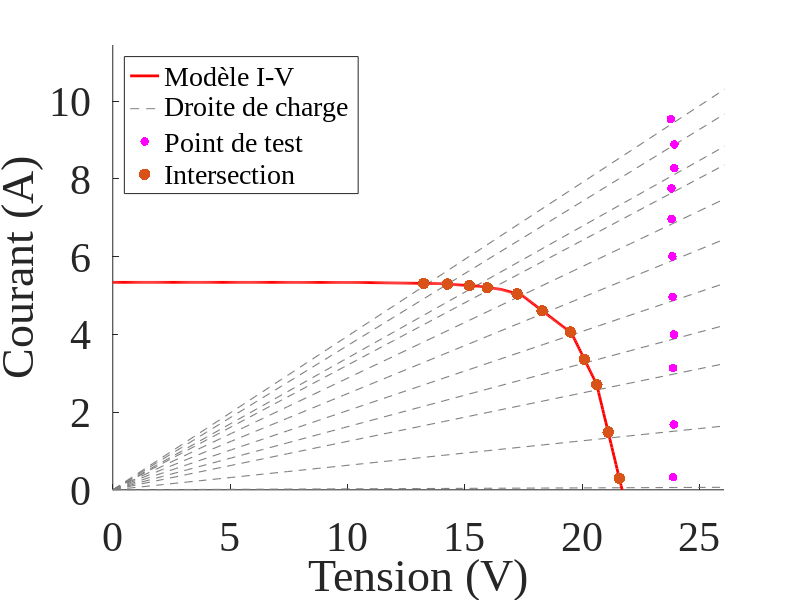

Write MATLAB code to recreate this figure.
clc; clear; close all;
%% 1) Panel Parameters

Vmp = 17.4; % Maximum Power Voltage (V)
Imp = 5.02;  % Maximum Power Current (A)
Voc = 21.7; % Open-Circuit Voltage (V)
Isc = 5.34;  % Short-Circuit Current (A)

%% 2) Simplified exponential equation constant

% This constant 'c' is derived from a simplified exponential model,

c = - (Voc - Vmp) / log(1 - Imp / Isc);

%% 3) Characteristic Points for the linear interpolation

points_V = [
    0;
    0.2 * Vmp;
    0.4 * Vmp;
    0.6 * Vmp;
    0.8 * Vmp;       
    0.9 * Vmp;
    0.95 * Vmp;
    Vmp;
    (Vmp + Voc) / 2;          
    0.9 * Voc;
    0.95 * Voc;
    Voc
];
points_I = Isc * (1 - exp((points_V - Voc) / c)); % Current derived from the simplified exp model

%% 4) Linear Interpolation

% Initialization of coefficients for the linear interpolation
coeffs = zeros(length(points_V) - 1, 2);
for i = 1:length(points_V) - 1
    a = (points_I(i + 1) - points_I(i)) / (points_V(i + 1) - points_V(i));
    b = points_I(i) - a * points_V(i);
    coeffs(i,:) = [a, b]; % Store [a, b] in each row
end
pv_model = @(V_in) piecewise_pv_model(V_in, points_V, coeffs);
function I_out = piecewise_pv_model(V_in, points_V, coeffs)
    I_out = zeros(size(V_in)); % Initialize the output current array
    for k = 1:numel(V_in) % Iterate over each voltage input
        V = V_in(k);
        found = false;
        for i = 1:length(points_V) - 1
            % Use a small tolerance for floating-point comparisons
            tol = 1e-9;
            if (V >= (points_V(i) - tol) && V <= (points_V(i + 1) + tol))
                a = coeffs(i, 1);
                b = coeffs(i, 2);
                I_out(k) = a * V + b;
                found = true;
                break;
            end
        end
        if ~found
            % If V is outside all segments, typically 0 for V > Voc and V < 0
            if V < points_V(1) || V > points_V(end)
                 I_out(k) = 0; % Or handle as needed
            else
                 % This case should ideally not be reached if segments cover the range
                 I_out(k) = NaN; 
            end
        end
    end
end

%% 5) Provided Data: (R, V_test, I_test, V*, I*)
measurements = [
    
     % ---------------------KC200GT---------------------
     % 3.699029126,30.056282,7.876191,15.578393,4.082288;
     % 4.289340102,30.050781,7.080119,17.230631,4.059626;
     % 4.693298969,29.872391,6.489758,18.552963,4.030620;
     % 4.913265306,29.879427,6.065750,19.599977,3.978944;
     % 5.397849462,29.889881,5.765186,20.419359,3.938504;
     % 5.911111111,29.917889,5.258528,21.612139,3.798665;
     % 6.507204611,29.941908,4.745583,22.879311,3.626210;
     % 7.993311037,29.952457,3.937661,24.182100,3.179068;
     % 9.636015326,29.963566,3.255278,25.403482,2.759865;
     % 12.20283019,29.978542,2.608978,26.099630,2.271403;
     % 15.66272189,29.987871,2.071892,26.694136,1.844324;
     % 40.19117647,29.994781,0.951167,27.493385,0.871845;
     % 410.2941176,30.012428,0.284112,27.971466, 0.264791;

     % ---------------------KC85TS---------------------
     2.528599606,23.775753,9.540161,13.240793,5.312946;
     2.694552529,23.927464,8.889205,14.250062,5.293989;
     2.948207171,23.923685,8.276764,15.192984,5.256245;
     3.116,23.798820,7.758160,15.953911,5.200803;
     3.481404959,23.811413,6.968660,17.226923,5.041640;
     4.040540541,23.839123,6.009305,18.291187,4.610795;
     4.905370844,23.851524,4.968151,19.491007,4.059877;
     6.158385093,23.908186,3.995351,20.092628,3.357725;
     8.023622047,23.868225,3.134047,20.618151,2.707292;
     15.85606061,23.903660,1.681039,21.106844,1.484351;
     405.6603774,23.868862,0.325685,21.582323,0.294486;

     % ---------------Uni-Solar ES-62T-----------------
     % 2.159645233,22.119232,10.492447,10.140304,4.810140;
     % 2.591224018,21.972612,8.881744,11.602366,4.689895;
     % 2.891203704,22.107285,7.773019,12.875836,4.527201;
     % 3.356968215,21.984802,6.669855,14.143713,4.290987;
     % 3.854497354,22.010578,6.045714,14.959622,4.109006;
     % 5.061919505,22.015034,4.473690,16.689295,3.391443;
     % 6.518518519,22.034122,3.533989,17.921898,2.874441;
     % 9.083373964,22.046028,2.588672,18.896595,2.218861;
     % 18.08256881,22.052059,1.446311,19.905468,1.305524;
     % 58.02857143,22.056940,0.659405,20.491583,0.612608;
];

% Extract columns for easier use
if ~isempty(measurements)
    R_data = measurements(:, 1);
    V_magenta = measurements(:, 2); % V_test -> Magenta Points (Test Point)
    I_magenta = measurements(:, 3); % I_test -> Magenta Points (Test Point)
    V_black = measurements(:, 4);   % V* -> Black Points (Intersection)
    I_black = measurements(:, 5);   % I* -> Black Points (Intersection)
else
    R_data = []; V_magenta = []; I_magenta = []; V_black = []; I_black = [];
end

%% 6) Plotting (Figure Generation)

figure; 
hold on; %

max_V_plot = max([Voc, max(V_magenta), max(V_black)]);
min_I_plot = 0; 
max_I_plot = max([Isc, max(I_magenta), max(I_black)]) * 1.1; 

% 1. Plot "Load Lines" 
Rs_to_plot = unique(R_data); 
if isempty(Rs_to_plot)
    Rs_to_plot = [0.1, 0.5, 1:1:15, 20:5:50, 60:10:200, 300, 400, 500, 1000];
    Rs_to_plot = sort(Rs_to_plot);
end
V_line_range = linspace(0, max_V_plot * 1.1, 100); 
for r_val = Rs_to_plot'
    if isinf(r_val) % Open Circuit (I = 0)
        plot(V_line_range, zeros(size(V_line_range)), '--', 'LineWidth', 0.8, 'Color', [0.5 0.5 0.5], 'HandleVisibility', 'off');
    elseif r_val == 0 % Short Circuit (V = 0)
        plot(zeros(size(V_line_range)), linspace(0, max_I_plot, 100), '--', 'LineWidth', 0.8, 'Color', [0.5 0.5 0.5], 'HandleVisibility', 'off');
    else
        I_line = V_line_range ./ r_val;
        plot(V_line_range, I_line, '--', 'LineWidth', 0.8, 'Color', [0.5 0.5 0.5], 'HandleVisibility', 'off');
    end
end
h_load_line_legend = plot(NaN, NaN, '--', 'Color', [0.5 0.5 0.5], 'DisplayName', 'Droite de charge');

% 2. Plot the I-V Model (PV Curve)
V_plot = linspace(0, Voc, 500);
I_plot = pv_model(V_plot);
h_model = plot(V_plot, I_plot, 'r-', 'LineWidth', 2, 'DisplayName', 'Modèle I-V');

% 3. Plot "Test Points" (Magenta Points)s
h_test_point = []; 
if ~isempty(V_magenta)
    h_test_point = scatter(V_magenta, I_magenta, 40, 'm', 'filled', 'DisplayName', 'Point de test');
end

% 4. Plot "Intersections" (Black Points)
h_intersection = []; 
if ~isempty(V_black) && ~isempty(I_black)
    h_intersection = scatter(V_black, I_black, 70, 'ks', 'filled', 'DisplayName', 'Intersection');
end

%% Plot Configurations

xlabel('Tension (V)', 'FontSize', 30); 
ylabel('Courant (A)', 'FontSize', 30); 

% Axis limits
xlim([0 1.2 * Voc]); 
ylim([0 1.2 * max(I_magenta)]); 
set(gca, 'FontSize', 30); 
grid off;

legend_handles = [h_model];
legend_labels = {'Modèle I-V'};

if exist('h_load_line_legend', 'var') && ishandle(h_load_line_legend)
    legend_handles = [legend_handles, h_load_line_legend];
    legend_labels = [legend_labels, 'Droite de charge'];
end
if ~isempty(h_test_point) && ishandle(h_test_point)
    legend_handles = [legend_handles, h_test_point];
    legend_labels = [legend_labels, 'Point de test'];
end
if ~isempty(h_intersection) && ishandle(h_intersection)
    legend_handles = [legend_handles, h_intersection];
    legend_labels = [legend_labels, 'Intersection'];
end
leg = legend(legend_handles, legend_labels, 'Location', 'NorthWest', 'FontSize', 20); 

set(leg, 'Box', 'on'); 
set(findall(gcf, '-property','FontName'),'FontName','Times New Roman');
set(findall(gca, '-property','FontName'),'FontName','Times New Roman');
hold off; 